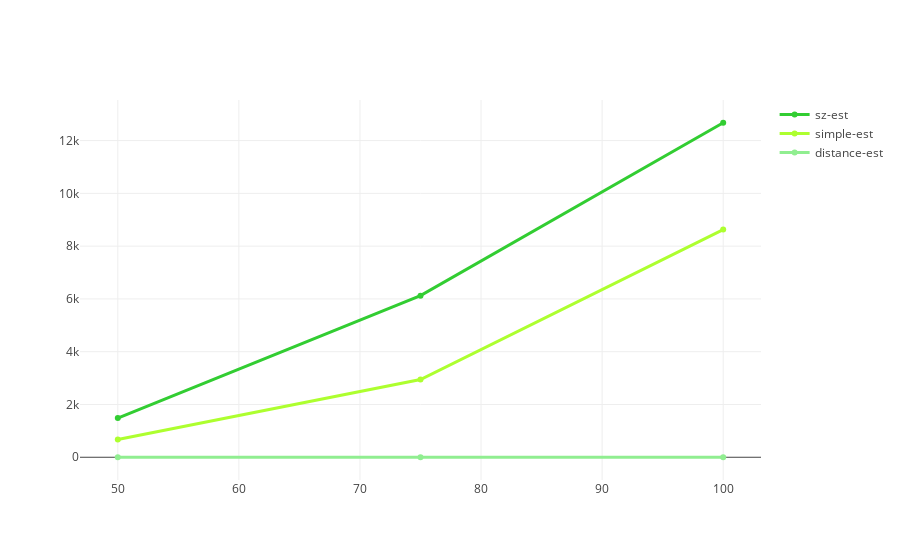

The notebook cell this image was saved under:
### Code cell
trace1 = go.Scatter(
    x = val1,
    y = times_sz_p3r,
    mode = 'lines+markers',
    name = 'sz-est',
    line = dict(
        color = (colors1[0]),
        width = 3)
)
trace2 = go.Scatter(
    x = val1,
    y = times_sa_p3r,
    mode = 'lines+markers',
    name = 'simple-est',
    line = dict(
        color = (colors1[1]),
        width = 3)
)
trace3 = go.Scatter(
    x = val1,
    y = times_ds_p3r,
    mode = 'lines+markers',
    name = 'distance-est',
    line = dict(
        color = (colors1[2]),
        width = 3)
)
data = [trace1,trace2,trace3]

iplot(data, filename='line-mode')
##### P3R 3-slowest

### Figure 1 — Plotly figure (JSON) as saved in the notebook; plotly's stock layout.template omitted (floating-point values rounded to 4 significant figures)
{"data": [{"line": {"color": "limegreen", "width": 3}, "mode": "lines+markers", "name": "sz-est", "type": "scatter", "x": [50, 75, 100], "y": [1484.0, 6125.0, 12680.0]}, {"line": {"color": "greenyellow", "width": 3}, "mode": "lines+markers", "name": "simple-est", "type": "scatter", "x": [50, 75, 100], "y": [671.7, 2945.0, 8629.0]}, {"line": {"color": "lightgreen", "width": 3}, "mode": "lines+markers", "name": "distance-est", "type": "scatter", "x": [50, 75, 100], "y": [0.273, 0.5594, 0.8332]}], "layout": {}}
